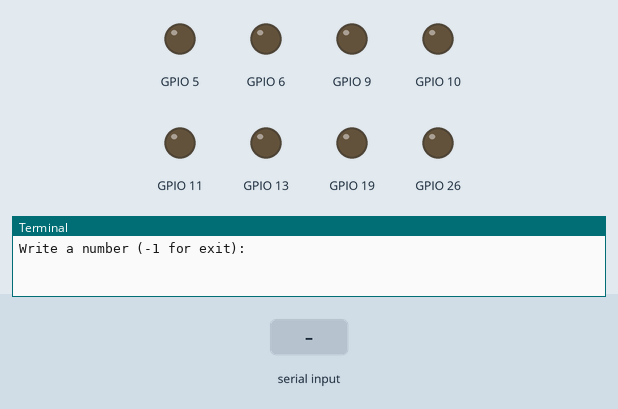
Recording of a program running on a simulated Raspberry Pi (BCM pin numbers). Parts: output pins drawn as LEDs (lit = HIGH), the last lines printed to the terminal. The test bench sets the inputs (shaded band).

Above: at 1.2 s.
1.3 s: "5" typed at the terminal, then Enter
At 2.5 s:
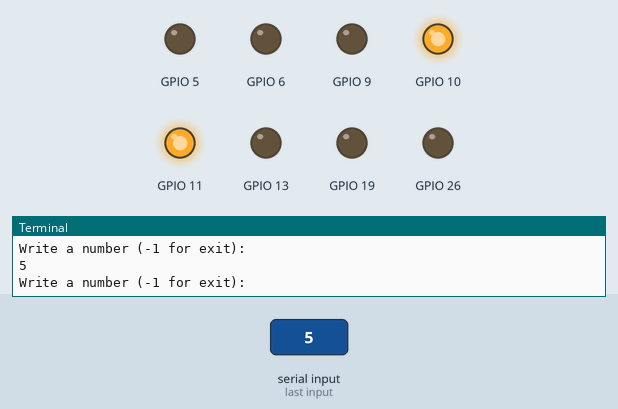
2.8 s: "90" typed at the terminal, then Enter
At 3.7 s:
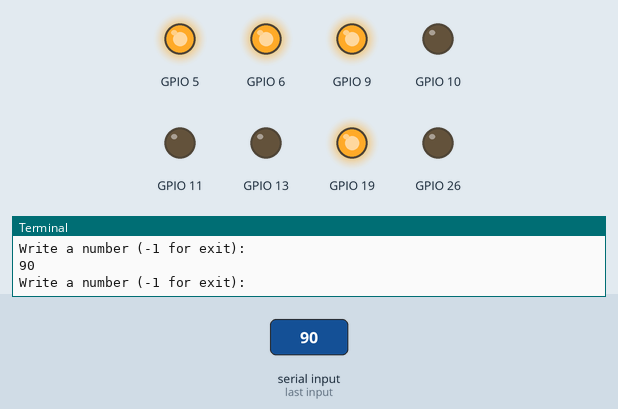
4.3 s: "200" typed at the terminal, then Enter
At 4.8 s:
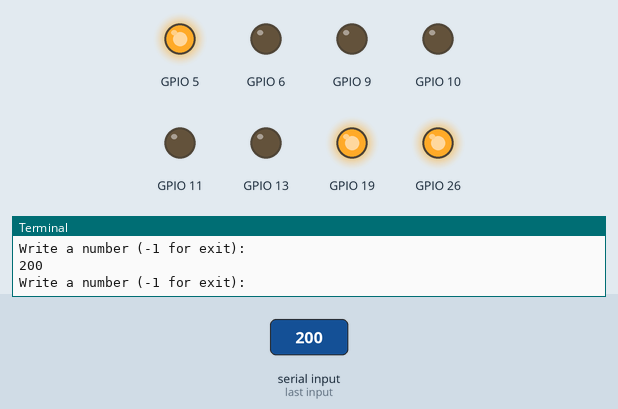
5.8 s: "1" typed at the terminal, then Enter
At 7.1 s:
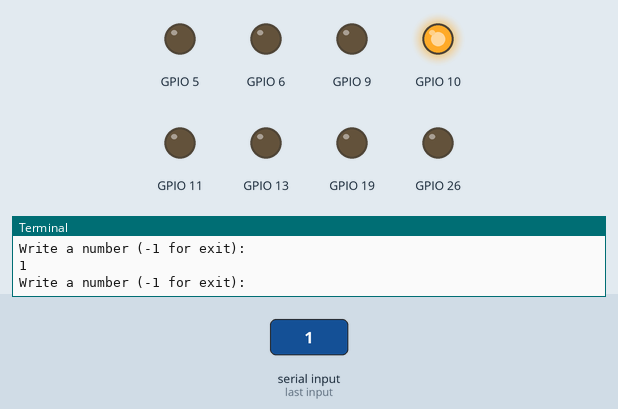
Timing chart, 0 to 8.3 s (numbered marks = the images above; inputs shaded):
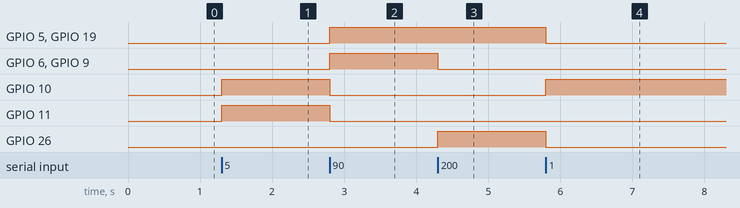

Measured:
- after the input at 1.3 s, GPIO 10, GPIO 11: LOW → HIGH at once
- after the input at 2.8 s, GPIO 5, GPIO 6, GPIO 9, GPIO 19: LOW → HIGH at once; GPIO 10, GPIO 11: HIGH → LOW at once
- after the input at 4.3 s, GPIO 6, GPIO 9: HIGH → LOW at once; GPIO 26: LOW → HIGH at once
- after the input at 5.8 s, GPIO 5, GPIO 19, GPIO 26: HIGH → LOW at once; GPIO 10: LOW → HIGH at once

The program:

script1.py
```python
import RPi.GPIO as GPIO
import time

GPIO.setmode(GPIO.BCM)

ledTransfer = {0:10, 1:9, 2:11, 3:5, 4:6, 5:13, 6:19, 7:26}

def num2dac(value):
    binNumber = bin(value)[2:]
    binNumber = [int(x) for x in binNumber]
    i = 8 - len(binNumber)
    binNumber = [0]*i + binNumber
    d = list(ledTransfer.values())[::-1]
    d = [d[x] for x in range(len(d)) if binNumber[x] != 0]
    GPIO.setup(d, GPIO.OUT)
    GPIO.output(d, 1)

try:
    while True:
        print("Write a number (-1 for exit):")
        value = int(input())
        for i in range(8):
            number = ledTransfer[i]
            GPIO.setup(number, GPIO.OUT)
            GPIO.output(number, 0)
        if value == -1:
            break
        else:
            num2dac(value)
finally:
    GPIO.cleanup()
```
